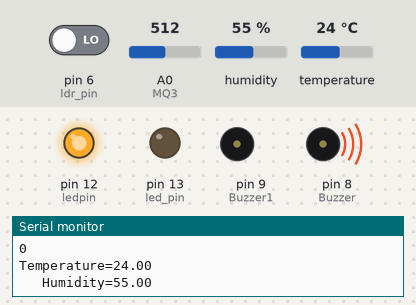
The sketch below on a simulated Arduino Uno, built with avr-gcc and run on an emulated ATmega328P. On the bench: output pins drawn as LEDs (lit = HIGH), buzzer (waves = sounding, pin HIGH), the last lines printed to the serial monitor. Dashed ring = blinking. The test bench sets the inputs (shaded band); at power-on: temperature 24 °C, A0 (MQ3) = 512, pin 6 (ldr_pin) LOW, humidity 55 %. Pins used as bus, display or sensor lines are not drawn.

Above: at 1.7 s.
1.8 s: temperature set to 27 °C
3.3 s: temperature set to 30 °C
At 4.8 s:
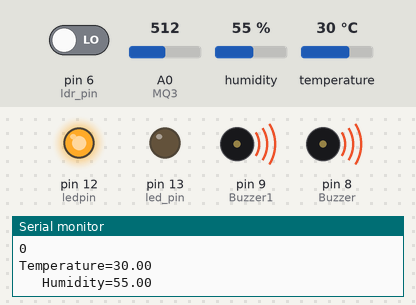
5.2 s: A0 (MQ3) set to 493
At 6.0 s:
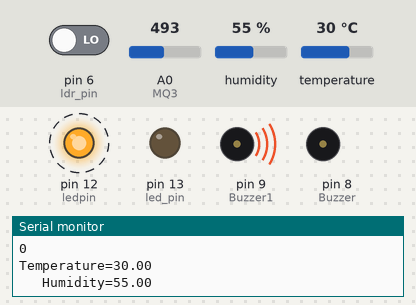
8.5 s: pin 6 (ldr_pin) driven HIGH
At 9.1 s:
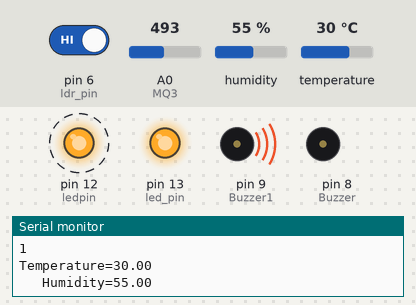
11.8 s: A0 (MQ3) set to 510
At 13.3 s:
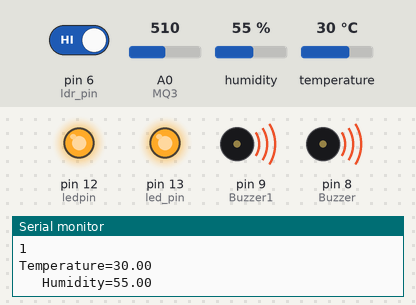
13.8 s: temperature set to 12 °C
At 16.1 s:
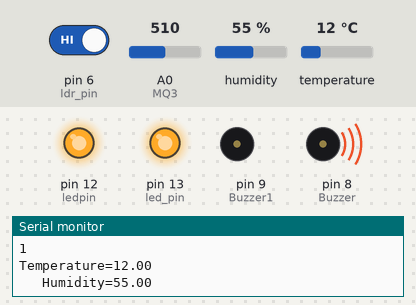
Timing chart, 0 to 17.6 s (numbered marks = the images above; inputs shaded):
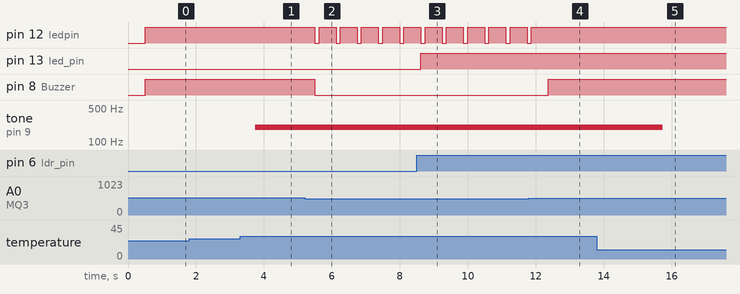

The sketch:

smrt_helmet.ino
```cpp
#include <dht.h>
dht melani;
//temp sensor
int Buzzer1=9;
const int ledpin=12;

//gas sensor
const int MQ3=0;
const int Buzzer=8;
const int LED=12;
int value;

//Light sensor
const int ldr_pin = 6;
const int led_pin = 13;


void setup() {
  Serial.begin(9600);
  pinMode(MQ3, INPUT);
  pinMode(Buzzer, OUTPUT);
  pinMode(LED, OUTPUT);
  digitalWrite(Buzzer,LOW);
  digitalWrite(LED,LOW);

  //ldr
  pinMode(ldr_pin,INPUT);
  pinMode(led_pin,OUTPUT);

  //temp sensor
  pinMode(ledpin,OUTPUT);
  pinMode(Buzzer1,OUTPUT);
  delay(500);

}

void loop()
{
  value= analogRead(MQ3);
  Serial.println(value);

  if(value>500)
  {
    digitalWrite(Buzzer,HIGH);
    digitalWrite(LED,HIGH);
  }else{
    digitalWrite(Buzzer,LOW);
    digitalWrite(LED,LOW);
  }

 // delay (510);

  //ldr

  if( digitalRead( ldr_pin ) == 1){
      digitalWrite( led_pin,HIGH);
   }
   else{
      digitalWrite( led_pin , LOW);
   }

   Serial.println( digitalRead( ldr_pin ));
   delay(100);


   //temp
  int val=melani.read11(7);

  Serial.print("Temperature=");
  Serial.println(melani.temperature);
  Serial.print("\t Humidity=");
  Serial.println(melani.humidity);

 if(melani.temperature>28){
  digitalWrite(ledpin,HIGH);
  digitalWrite(Buzzer1,HIGH);
  tone(9,200,2000);
  }
  delay(500);

}
```

Measured:
- the behaviour switches between 28 and 29 °C on temperature (found by bisection; images 0 and 1)
- the behaviour switches between 501 and 500 on A0 (MQ3) (found by bisection; images 1 and 2)
- after the input at 3.3 s, tone on pin 9 (Buzzer1): silent → 200 Hz after 0.45 s
- after the input at 5.2 s, pin 12 (ledpin): alternates HIGH for 0.50 s and LOW for 0.12 s, starting after 0.30 s; pin 8 (Buzzer): HIGH → LOW after 0.30 s
- after the input at 8.5 s, pin 13 (led_pin): LOW → HIGH after 0.12 s
- after the input at 11.8 s, pin 12 (ledpin): goes on until 11.9 s, then stays HIGH; pin 8 (Buzzer): LOW → HIGH after 0.57 s
- after the input at 13.8 s, tone on pin 9 (Buzzer1): 200 Hz → silent after 1.9 s
